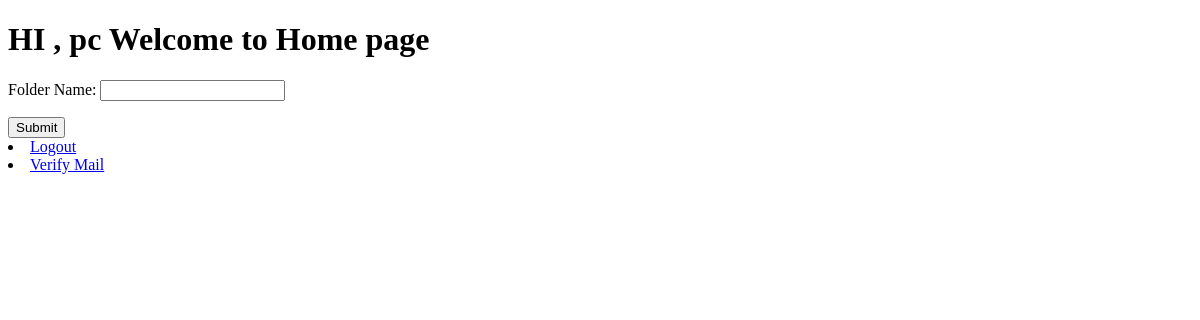
The page / (signed in) on the database as committed earlier.
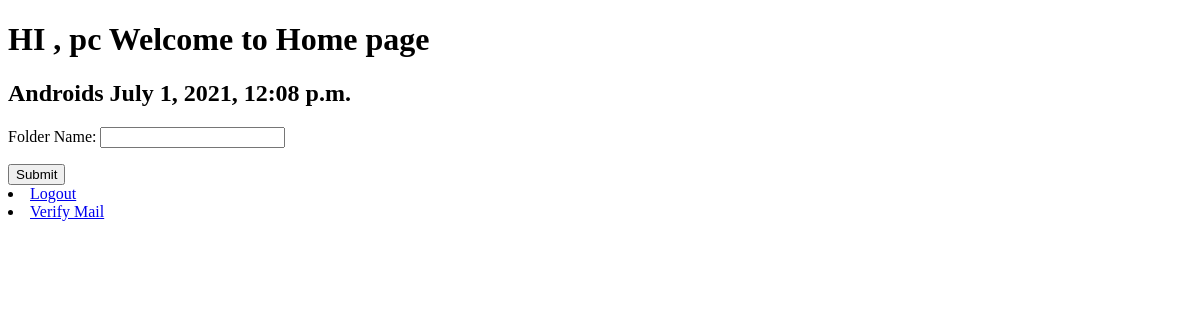
The same page on the database as committed later.
### storedata/models.py (models this page shows, shortened)
class Folder(models.Model):
    user = models.ForeignKey(NewUser, on_delete=models.CASCADE)
    name = models.CharField(max_length=150, blank=False)
    created = models.DateTimeField(auto_now_add=True)
    updated = models.DateTimeField(auto_now=True)
    class Meta:
        ordering = ['updated']

### storedata/views.py (the view)
# urls.py: path("", views.home, name="homepage"),
@csrf_exempt
@login_required(login_url="accounts/login/")
def home(request):
    if request.method == 'POST':
        form = CommentForm(request.POST)
        if form.is_valid():
            Folder.objects.update_or_create(
                name=form.cleaned_data.get('name'), user=request.user)
    else:
        form = CommentForm()
    template_name = "storedata/home.html"
    folder = Folder.objects.filter(user=request.user).order_by('-updated')
    return render(request=request, template_name=template_name, context={'folder': folder, 'form': form})

### storedata/forms.py
class CommentForm(forms.Form):
    name = forms.CharField(label='Folder Name')

### storedata/templates/storedata/home.html (shortened to what this page needs)
<!DOCTYPE html>
<html>
<head>
</head>
<body>
  <h1> HI , {{user.first_name}} Welcome to Home page</h1>
  {% if user.is_authenticated %}
  {% for item in folder %}
     <h2>
      {{item.name}}
      {{item.updated}}
    </h2>
    {%endfor%}
    <form action="" method="POST">
    {{form.as_p}}
    <button >Submit</button>
  </form>
  <li class="nav-item">
    <a class="nav-link" href="/logout">Logout</a>
  </li>
  {%endif%}
  {% if not user.is_verified_email %}
  <li class="nav-item">
    <a class="nav-link" href="/verify">Verify Mail</a>
  </li>
  {%endif%}
</body>
</html>

Rows that differ between the two databases and show on the page:
added Folder: name "Androids", updated "July 1, 2021, 12:08 p.m."
